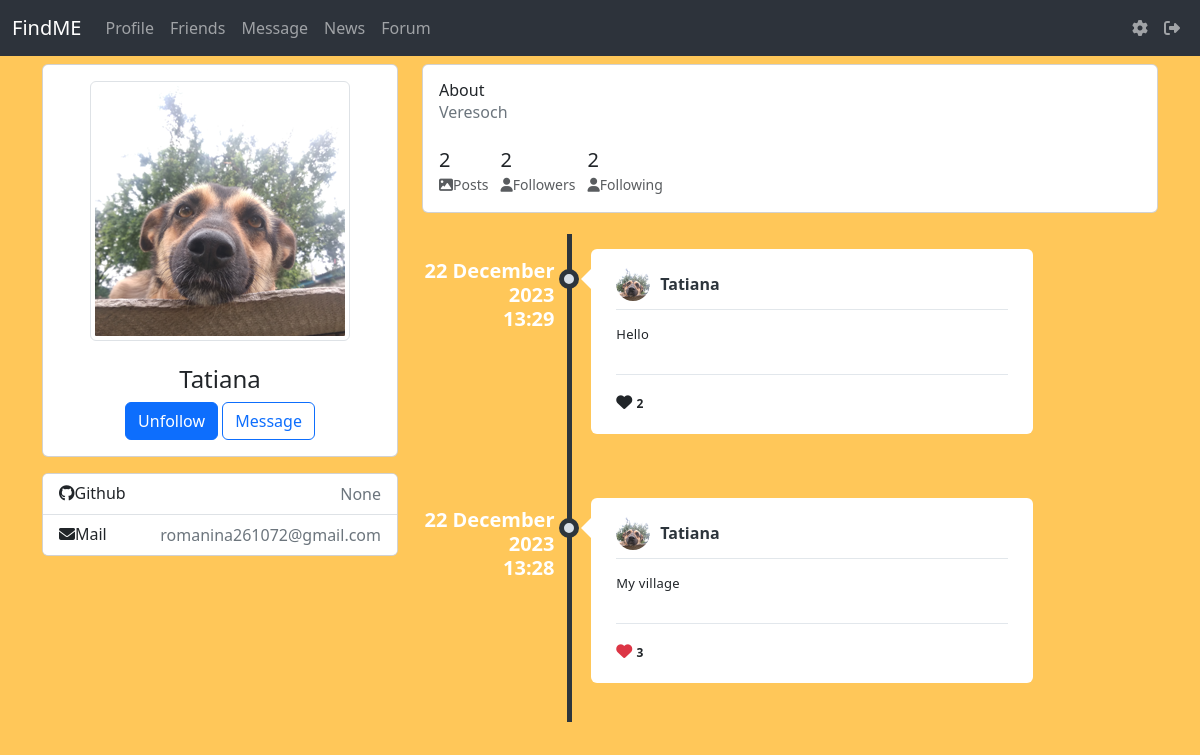
/profile/Tatiana (signed in), run on the app's committed database.
### data/users.py (models this page shows, shortened)
class User(SqlAlchemyBase, UserMixin):
    __tablename__ = 'users'
    id = sqlalchemy.Column(sqlalchemy.Integer, primary_key=True, autoincrement=True)
    name = sqlalchemy.Column(sqlalchemy.String, unique=True, nullable=True)
    about = sqlalchemy.Column(sqlalchemy.String, nullable=True, default='write about yourself')
    second_email = sqlalchemy.Column(sqlalchemy.String, nullable=True)
    github = sqlalchemy.Column(sqlalchemy.String, nullable=True)
    image = sqlalchemy.Column(sqlalchemy.String, default="default.jpg")
    email = sqlalchemy.Column(sqlalchemy.String, index=True, unique=True, nullable=True)
    followings = sqlalchemy.Column(sqlalchemy.String, nullable=True, default='')
    followers = sqlalchemy.Column(sqlalchemy.String, nullable=True, default='')
    post_count = sqlalchemy.Column(sqlalchemy.Integer, nullable=True, default=0)
    admin_check = sqlalchemy.Column(sqlalchemy.Integer, default=0)
    hashed_password = sqlalchemy.Column(sqlalchemy.String, nullable=True)
    created_date = sqlalchemy.Column(sqlalchemy.DateTime, default=datetime.datetime.now)

### data/posts.py (models this page shows)
class Posts(SqlAlchemyBase):
    __tablename__ = 'posts'
    id = sqlalchemy.Column(sqlalchemy.Integer,
                           primary_key=True, autoincrement=True)
    content = sqlalchemy.Column(sqlalchemy.String, nullable=True)
    image = sqlalchemy.Column(sqlalchemy.String, nullable=True)
    likes = sqlalchemy.Column(sqlalchemy.String,
                              nullable=True, default='')
    created_date = sqlalchemy.Column(sqlalchemy.DateTime,
                                     default=datetime.datetime.now)
    user_id = sqlalchemy.Column(sqlalchemy.Integer,
                                sqlalchemy.ForeignKey("users.id"))
    user = relationship('User')

### main.py (the view, shortened to what this page needs)
@app.route('/profile/<string:name>', methods=['GET', 'POST'])
@login_required
def profile(name):
    db_sess = db_session.create_session()
    if current_user.is_authenticated:
        user = db_sess.query(User).filter(User.name == name).first()
        posts = db_sess.query(Posts).filter(user.id == Posts.user_id)
        number = len(list(posts))
        followings_count = user.followings.split(', ')
        if followings_count[0] == '':
            followings_count = 0
        else:
            followings_count = len(followings_count)
        followers_count = user.followers.split(', ')
        if followers_count[0] == '':
            followers_count = 0
        else:
            followers_count = len(followers_count)
    else:
        return redirect('/')
    return render_template('profile.html', posts=posts, count=number, user=user, followings_count=followings_count,
                           followers_count=followers_count)

### data/db_session.py (called while the page is built)
def create_session() -> Session:
    global __factory
    return __factory()

### main.py (called while the page is built)
@login_manager.user_loader
def load_user(user_id):
    db_sess = db_session.create_session()
    return db_sess.query(User).get(user_id)

### templates/profile.html (shortened to what this page needs)
{% extends "base.html" %}
{% block content %}
<div class="row gutters-sm">
    <div class="col-md-4 mb-3">
        <div class="card">
            <div class="card-body">
                <div class="d-flex flex-column align-items-center text-center">
                    <div class="profile-pic-div mr-3">
                        <form method="post" enctype="multipart/form-data">
                            <img src="../static/avatars/{{user.image}}" id="photo" width="250"
                                 class="rounded mb-2 img-thumbnail" data-bs-toggle="modal"
                                 data-bs-target="#exampleModal">
                        </form>
                    </div>
                    <div class="mt-3">
                        <h4>{{user.name}}</h4>
                        {% if current_user.is_authenticated and (current_user.id == user.id) %}
                        <button class="btn btn-primary" data-bs-toggle="modal"
                                data-bs-target="#exampleModaleditprofile">Edit profile
                        </button>
                        <form method="post" enctype="multipart/form-data">
                            <div class="modal fade" id="exampleModaleditprofile" tabindex="-1"
                                 aria-labelledby="exampleModaleditprofile"
                                 aria-hidden="true">
                                <div class="modal-dialog ">
                                    <div class="modal-content">
                                        <div class="modal-header">
                                            <h5 class="modal-title" id="exampleModaledit">Edit profile</h5>
                                            <button type="button" class="btn-close" data-bs-dismiss="modal"
                                                    aria-label="Закрыть"></button>
                                        </div>
                                        <div class="modal-body bg-dark">
                                            <div class="container-fluid">
                                                <div class="row">
                                                    <div class="form-group">
                                                        <textarea class="form-control" name="about_user" placeholder="About"></textarea>
                                                    </div>
                                                </div>
                                                <br>
                                                <div class="row">
                                                    <div class="form-group">
                                                        <input class="form-control"  placeholder="GitHub account" name="git_hub"
                                                               type="text">
                                                    </div>
                                                </div>
                                                <div class="row">
                                                    <div class="form-group">
                                                        <input class="form-control" placeholder="Contact email"
                                                               name="mail_user" id="contact_email" type="email"
                                                               title="Contact email (format: xxx@xxx.xxx)"
                                                               pattern="[a-zA-Z0-9!#$%&amp;'*+\/=?^_`{|}~.-]+@[a-zA-Z0-9-]+(\.[a-zA-Z0-9-]+)*">
                                                    </div>
                                                </div>
                                                <div class="row" style="width: 20%; padding-top: 5px; margin-left: 80%;">
                                                    <button type="submit" class="btn btn-warning"><i
                                            class="fa-solid fa-chevron-right"></i></button>
                                                </div>
                                            </div>
                                        </div>
                                    </div>
                                </div>
                            </div>
                        </form>
                        {% else %}
                            {% set list1 = user.followers.split(', ') %}
                            {% set user_id_ = current_user.id | string() %}
                            <button class="btn btn-primary" name="follow" id="follow2-button-{{user.id}}" onclick="follow1({{user.id}})">{% if user_id_ in list1 %} Unfollow {% else %} Follow {% endif %}</button>
                            <a type="button" href="/message/{{user.id}}" class="btn btn-outline-primary">Message</a>
                        {% endif %}
                    </div>
                </div>
            </div>
        </div>
        <div class="card mt-3">
            <ul class="list-group list-group-flush">
                <li class="list-group-item d-flex justify-content-between align-items-center flex-wrap">
                    <h6 class="mb-0"><i class="fa-brands fa-github"></i>Github</h6>
                    <span class="text-secondary">{{user.github}}</span>
                </li>
                <li class="list-group-item d-flex justify-content-between align-items-center flex-wrap">
                    <h6 class="mb-0"><i class="fa-solid fa-envelope"></i>Mail</h6>
                    <span class="text-secondary">{{user.second_email}}</span>
                </li>
            </ul>
        </div>
    </div>
    <div class="col-md-8">
        <div class="card mb-3">
            <div class="card-body">
                <div class="row-4">
                    <div class="col-sm-3">
                        <h6 class="mb-0">About</h6>
                    </div>
                    <div class="col-sm-9 text-secondary">
                        {{user.about}}
                    </div>
                </div>
                <br>
                <div class="row-2">
                    <div class="col-sm-12">
                        <ul class="list-inline mb-0">
                            <li class="list-inline-item">
                                <h5 class="font-weight-bold mb-0 d-block">{{count}}</h5><small class="text-muted"> <i
                                    class="fas fa-image mr-1"></i>Posts</small>
                            </li>
                            <li class="list-inline-item">
                                <h5 class="font-weight-bold mb-0 d-block">{{followers_count}}</h5><small class="text-muted"> <i
                                    class="fas fa-user mr-1"></i>Followers</small>
                            </li>
                            <li class="list-inline-item">
                                <h5 class="font-weight-bold mb-0 d-block">{{followings_count}}</h5><small class="text-muted"> <i
                                    class="fas fa-user mr-1"></i>Following</small>
                            </li>
                        </ul>
                    </div>
                </div>
            </div>
        </div>
        <div>
            <ul class="timeline">
                {% for item in posts|reverse%}
                <li>
                    <div class="timeline-time">
                        <span class="time" style="color: white;">{{item.created_date.strftime('%d %B %Y')}}</span>
                        <span class="time" style="color: white;">{{item.created_date.strftime('%H:%M')}}</span>
                    </div>
                    <div class="timeline-icon">
                        <a href="javascript:;"></a>
                    </div>
                    <div class="timeline-body">
                        <div class="timeline-header">
                            <span class="userimage"><img src="../static/avatars/{{user.image}}" alt=""></span>
                            <span class="username">{{user.name}}</span>
                        </div>
                        <div class="timeline-content">
                            <p>
                                {{item.content}}
                            </p>
                        </div>
                        <div class="timeline-footer">
                            <form method="post" enctype="multipart/form-data">
                                {% set list1 = item.likes.split(', ') %}
                                {% set user_id_ = current_user.id | string() %}
                                    <i
                                      class="{% if user_id_ in list1 %} fa-solid fa-heart text-danger {% else %} fa-solid fa-heart {% endif %}"
                                      id="like-button-{{item.id}}"
                                      onclick="like({{item.id}})"
                                    ></i>
                                <span class="stats-total" id="likes-count-{{item.id}}">{% if (item.likes|length) > 1 %} {{(item.likes|length)//2}} {% else %} {% if item.likes|length == '' %} {{0}} {% else %} {{1}}  {% endif %} {% endif %}</span>
                            </form>
                        </div>
                    </div>
                    <br>
                </li>
                {% endfor %}
            </ul>
        </div>
    </div>
</div>
{% endblock %}

### static/css/style.css (style rules this page uses)
img { max-width: 100%; height: auto; }
html body { background-color: #FFC759; }
#photo { height: 100%; width: 100%; }
body { min-height: 100vh; overflow-x: hidden }
.timeline { list-style-type: none; margin: 0; padding: 0; position: relative }
.timeline:before { content: ''; position: absolute; top: 5px; bottom: 5px; width: 5px; background: #2d353c; left: 20%; margin-left: -2.5px }
.timeline>li { position: relative; min-height: 50px; padding: 20px 0 }
.timeline .timeline-time { position: absolute; left: 0; width: 18%; text-align: right; top: 30px; color: white; }
.timeline .timeline-time .date, .timeline .timeline-time .time { display: block; font-weight: 600 }
.timeline .timeline-time .time { line-height: 24px; font-size: 20px; color: #242a30 }
.timeline .timeline-icon { left: 15%; position: absolute; width: 10%; text-align: center; top: 40px }
.timeline .timeline-icon a { text-decoration: none; width: 20px; height: 20px; display: inline-block; border-radius: 20px; background: #d9e0e7; line-height: 10px; color: #fff; font-size: 14px; border: 5px solid #2d353c; transition: border-color .2s linear }
.timeline .timeline-body { margin-left: 23%; margin-right: 17%; background: #fff; position: relative; padding: 20px 25px; border-radius: 6px }
.timeline .timeline-body:before { content: ''; display: block; position: absolute; border: 10px solid transparent; border-right-color: #fff; left: -20px; top: 20px }
.timeline .timeline-body>div+div { margin-top: 15px }
.timeline .timeline-body>div+div:last-child { margin-bottom: -20px; padding-bottom: 20px; border-radius: 0 0 6px 6px }
.timeline-header { padding-bottom: 10px; border-bottom: 1px solid #e2e7eb; line-height: 30px }
.timeline-header .userimage { float: left; width: 34px; height: 34px; border-radius: 40px; overflow: hidden; margin: -2px 10px -2px 0 }
.timeline-header .username { font-size: 16px; font-weight: 600 }
.timeline-header .username, .timeline-header .username a { color: #2d353c }
.timeline img { max-width: 100%; display: block }
.timeline-content { letter-spacing: .25px; line-height: 18px; font-size: 13px }
.timeline-content:after, .timeline-content:before { content: ''; display: table; clear: both }
.timeline-footer { background: #fff; border-top: 1px solid #e2e7ec; padding-top: 15px }
.stats-total { display: inline-block; line-height: 20px color: #6d767f; font-weight: 600; font-size: 12px }
.text-danger, .text-red { color: #ff5b57!important; }

### data on the page
User: image (picture), name "Tatiana", github "None", second_email "romanina261072@gmail.com", about "Veresoch"
Posts: created_date "22 December 2023", created_date "13:29", image (picture), content "Hello", likes "2"
Posts: created_date "22 December 2023", created_date "13:28", image (picture), content "My village", likes "3"

### other printed values
{{ count }} "2"
{{ followers_count }} "2"
{{ followings_count }} "2"
